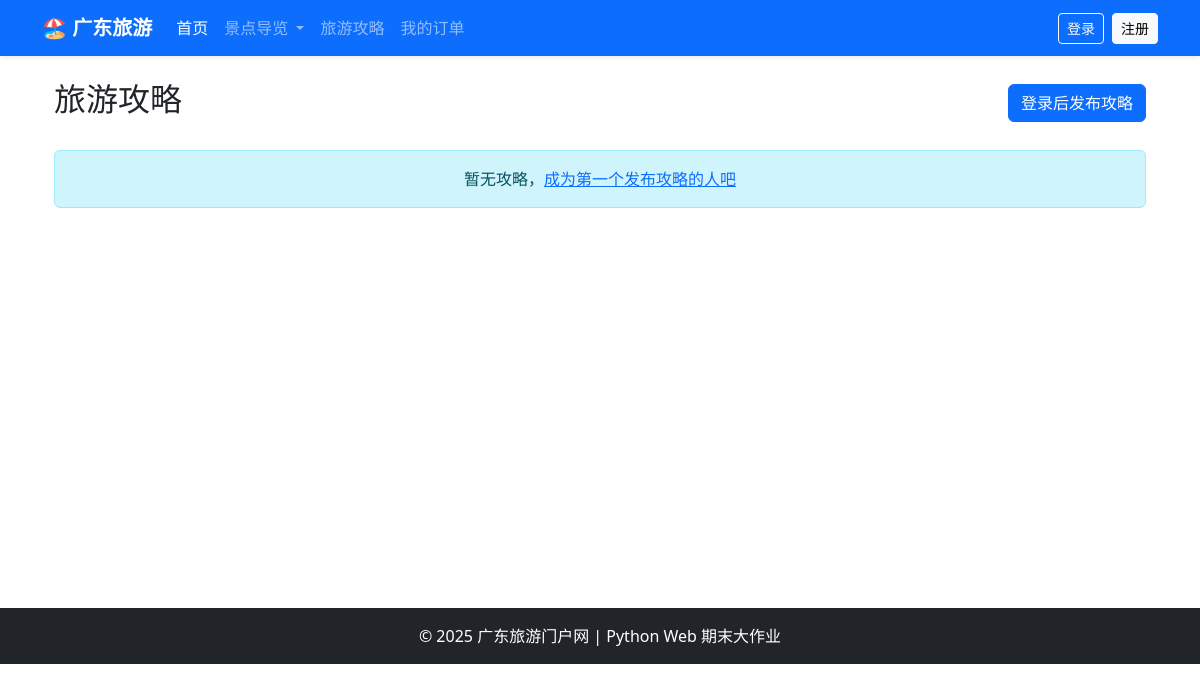
The page /tripPlanApp/ on the database as committed earlier.
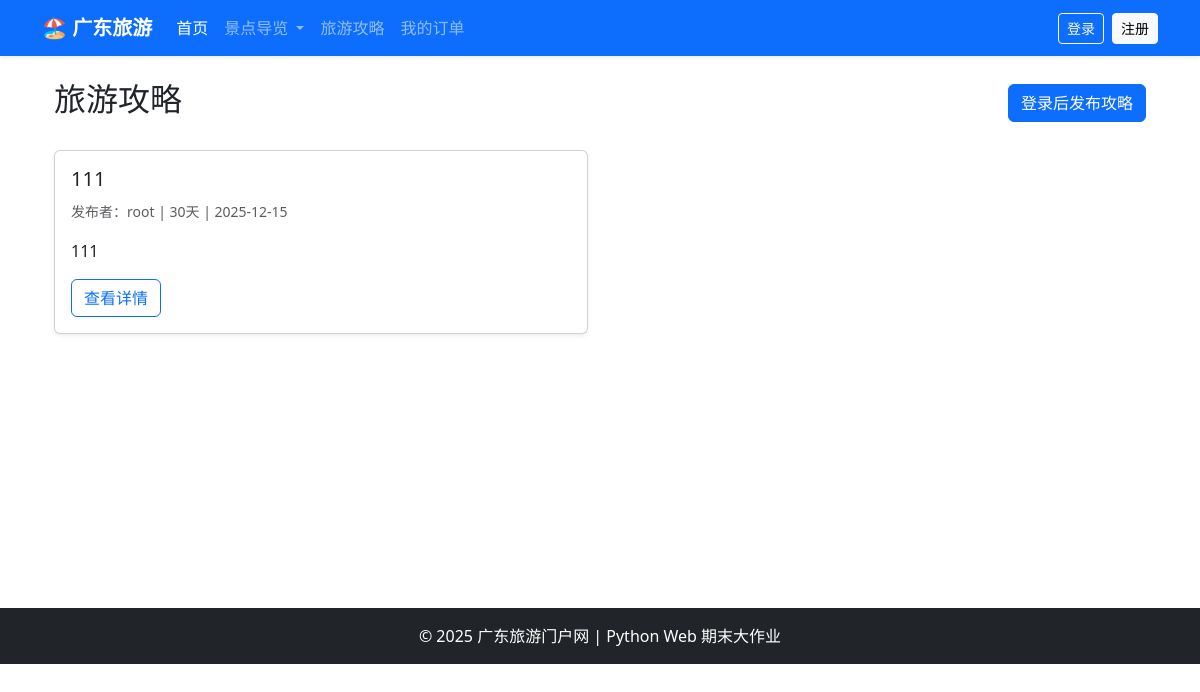
The same page on the database as committed later.
### tripPlanApp/models.py (models this page shows, shortened)
class TripPlan(models.Model):
    user = models.ForeignKey(User, on_delete=models.CASCADE, verbose_name="发布用户", null=True, blank=True)
    title = models.CharField(max_length=200, verbose_name="攻略标题")
    content = models.TextField(verbose_name="路线详情")
    days = models.IntegerField(verbose_name="建议游玩天数")
    created_at = models.DateTimeField(auto_now_add=True, verbose_name="发布时间")
    updated_at = models.DateTimeField(auto_now=True, verbose_name="更新时间")
    class Meta:
        verbose_name = "旅游攻略"
        verbose_name_plural = "旅游攻略"
        ordering = ['-created_at']

### tripPlanApp/views.py (the view)
# urls.py: path('', views.trip_plan_list, name='trip_plan_list'),  # 攻略列表
def trip_plan_list(request):
    trip_plans = TripPlan.objects.all().order_by('-created_at')
    return render(request, 'tripPlan/list.html', {'trip_plans': trip_plans})

### templates/tripPlan/list.html (shortened to what this page needs)
{% extends 'base.html' %}
{% block content %}
<div class="container mt-4">
    <div class="d-flex justify-content-between align-items-center mb-4">
        <h2>旅游攻略</h2>
        {% if user.is_authenticated %}
            <a href="{% url 'tripPlanApp:create_trip_plan' %}" class="btn btn-primary">发布攻略</a>
        {% else %}
            <a href="{% url 'login' %}" class="btn btn-primary">登录后发布攻略</a>
        {% endif %}
    </div>
    {% if trip_plans %}
        <div class="row">
            {% for plan in trip_plans %}
            <div class="col-md-6 mb-4">
                <div class="card h-100 shadow-sm">
                    <div class="card-body">
                        <h5 class="card-title">{{ plan.title }}</h5>
                        <p class="text-muted">
                            <small>发布者：{{ plan.user.username }} | {{ plan.days }}天 | {{ plan.created_at|date:"Y-m-d" }}</small>
                        </p>
                        <p class="card-text">{{ plan.content|truncatewords:50 }}</p>
                        <a href="{% url 'tripPlanApp:trip_plan_detail' plan.id %}" class="btn btn-outline-primary">查看详情</a>
                    </div>
                </div>
            </div>
            {% endfor %}
        </div>
    {% else %}
        <div class="alert alert-info text-center">
            <p class="mb-0">暂无攻略，<a href="{% url 'tripPlanApp:create_trip_plan' %}">成为第一个发布攻略的人吧</a></p>
        </div>
    {% endif %}
</div>
{% endblock %}

Rows that differ between the two databases and show on the page:
added TripPlan: title "111", user.username "root", days "30", created_at "2025-12-15", content "111"
Other text that changed with them:
text no longer shown: "暂无攻略， 成为第一个发布攻略的人吧"
